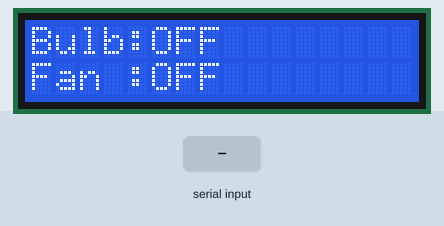
Simulated run of this sketch. Board: Arduino Uno, built with avr-gcc and run on an emulated ATmega328P. Parts: 16×2 character LCD. Inputs (shaded band) come from the test bench.

Above: at 3.3 s.
3.4 s: "B:\n" received over the second serial link
At 4.3 s:
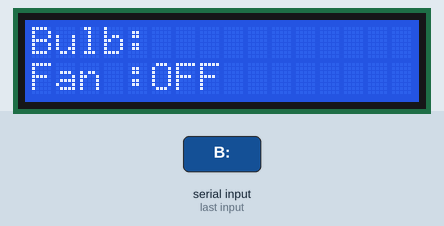
4.9 s: "F:\n" received over the second serial link
At 5.4 s:
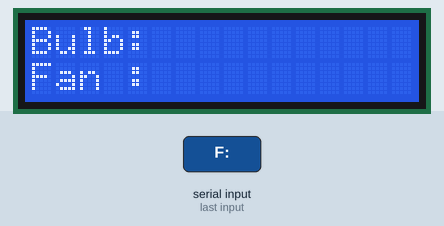
Timing chart, 0 to 7.9 s (numbered marks = the images above; inputs shaded):
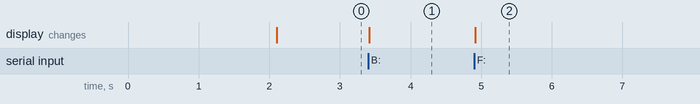

The sketch:

Arduino_Uno.ino
```cpp
#include <Wire.h>
#include <LiquidCrystal_I2C.h>
#include <SoftwareSerial.h>

LiquidCrystal_I2C lcd(0x27, 16, 2);

// RX, TX
SoftwareSerial espSerial(10, 11);

String bulbStatus = "OFF";
String fanStatus = "OFF";

void updateLCD()
{
  lcd.clear();

  lcd.setCursor(0, 0);
  lcd.print("Bulb:");
  lcd.print(bulbStatus);

  lcd.setCursor(0, 1);
  lcd.print("Fan :");
  lcd.print(fanStatus);
}

void setup()
{
  lcd.init();
  lcd.backlight();

  espSerial.begin(9600);

  lcd.setCursor(0,0);
  lcd.print("Home Automation");

  lcd.setCursor(0,1);
  lcd.print("Starting...");

  delay(2000);

  updateLCD();
}

void loop()
{
  if(espSerial.available())
  {
    String data = espSerial.readStringUntil('\n');
    data.trim();

    // Example:
    // B:ON,F:OFF

    int bIndex = data.indexOf("B:");
    int fIndex = data.indexOf("F:");

    if(bIndex >= 0)
    {
      bulbStatus = data.substring(bIndex + 2, data.indexOf(",", bIndex));
    }

    if(fIndex >= 0)
    {
      fanStatus = data.substring(fIndex + 2);
    }

    updateLCD();
  }
}
```

Measured:
- after the input at 3.4 s, the display: changes at once (image 1)
- after the input at 4.9 s, the display: changes at once (image 2)
